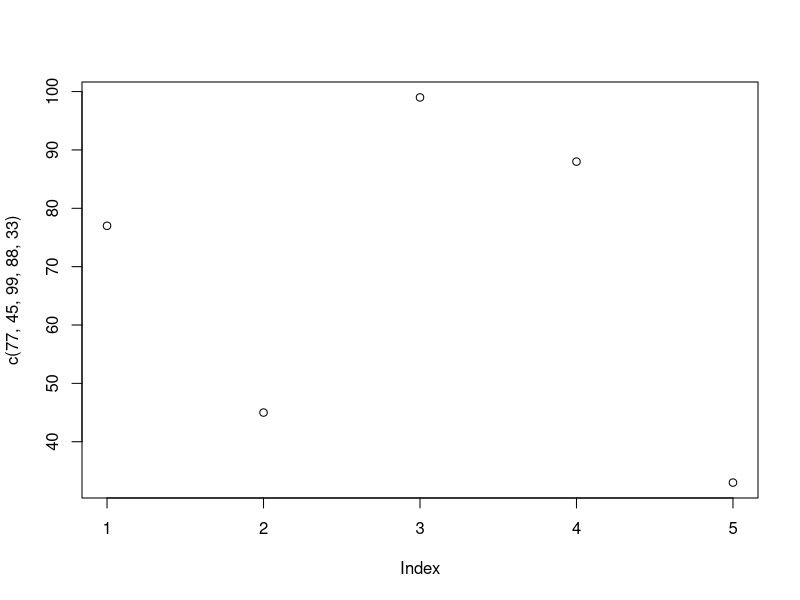

This figure's R source:
## ---- chunk 1
knitr::opts_chunk$set(echo = TRUE)
## ---- chunk 2
47-50; 89+6; 5 * 8; 54/870

cos(96); sin(96); tan(96)
## ---- chunk 3
sd(c(7,81,4,53,82,11,90, na.rm = FALSE)); mean(c(111, 65, 78, 93, 299)); min(c(9, 4, 7, 2)); max(c(9, 7, 2, 5))

plot(c(77, 45, 99, 88, 33))
## ---- chunk 4
#Create Variable "A" with a value of "1"
A <- 1;
#Create Variable "B" with a value of "2"
B <- 2;

#Do mathematical functions with variables "A" & "B" (division, multiplication, addition, subtraction)
A/B; A * B; A + B; A - B;

#Square variables "A" and "B" on two seperate lines
A^2; B^2;
## ---- chunk 5
#Determine the data type of a variable
print(class(A)); print(is.numeric(A)); print(is.character(A)); print(is.logical(A))
## ---- chunk 6
C <- 7;
D <- "7"; 
## ---- chunk 7
D <- as.numeric(D);
C + D;
## ---- chunk 8
#Making a new variable, E, as a vector, then investigating it
E <- c(5,6,7,8,9); print(E); typeof(E); class(E); length(E);
#Making another new variable, F, as another larger vector for sokme additional excercises
F <- 4:20; print(F);
#What is the fifth value inside of this vector?  What about the fifth AND ninth?  All the values without the fifth?
F[5]; F[c(5,9)]; F[-5];
#Using E again, to test a shorter logical excercise: there are only 5 values in E, but I typed out 6 logical values, so the latst one is NA.
E[c(FALSE, TRUE, FALSE, TRUE, FALSE, TRUE)];
#Back to Variable F.  Let's test using the less than sign to retrieve an element from the vector.  There is nothing <4, but there is something <5.
F[F<4]; F[F < 5];
#Let's look at E one last time.  What happens if we modify a vector?  If we modify the third value, it gets REPLACED, not ADDED IN.
print(E);
E[3] <- 9;
print(E);
